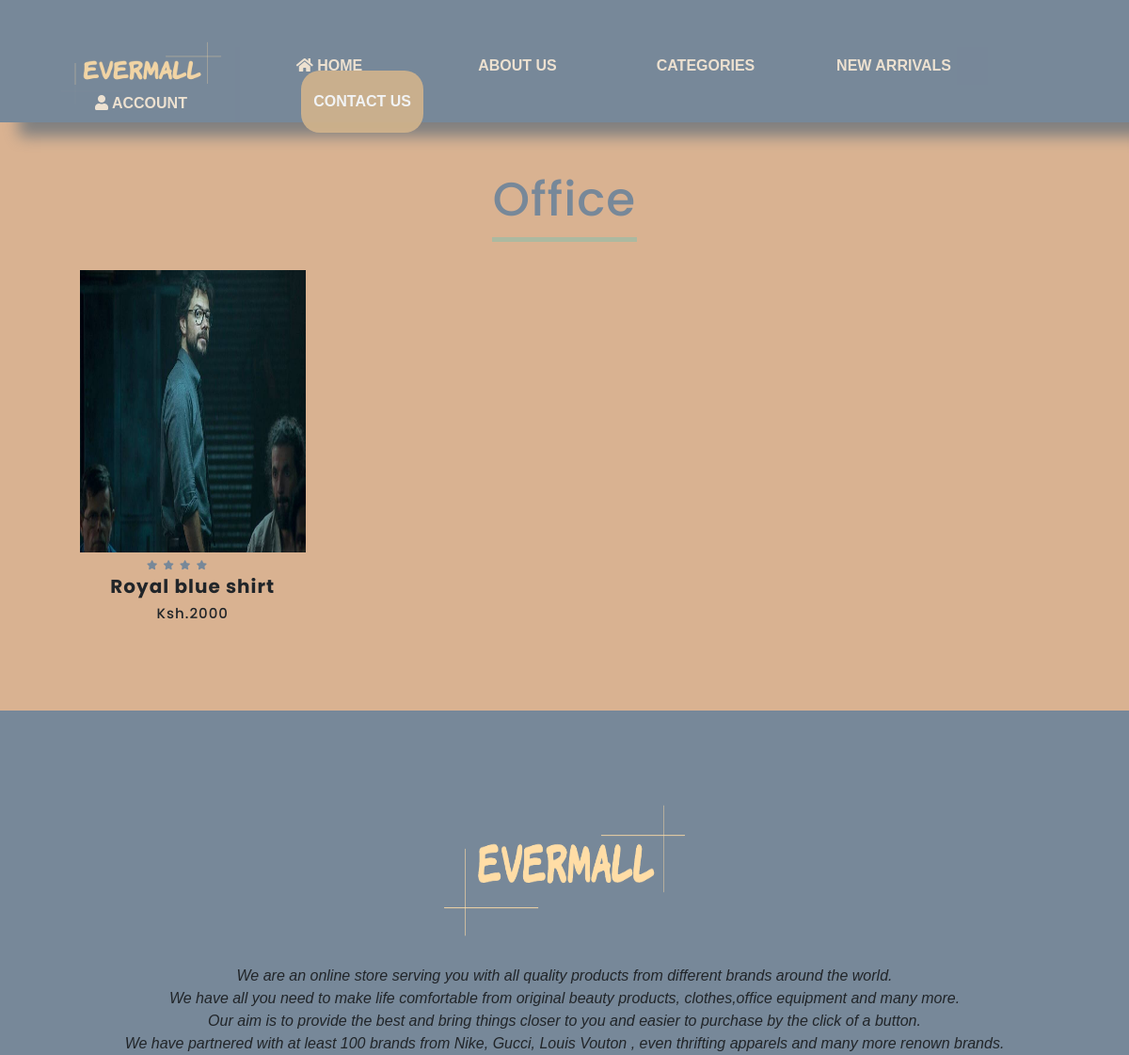
Page /Shop/Office.php (upper part) on the earlier database version.
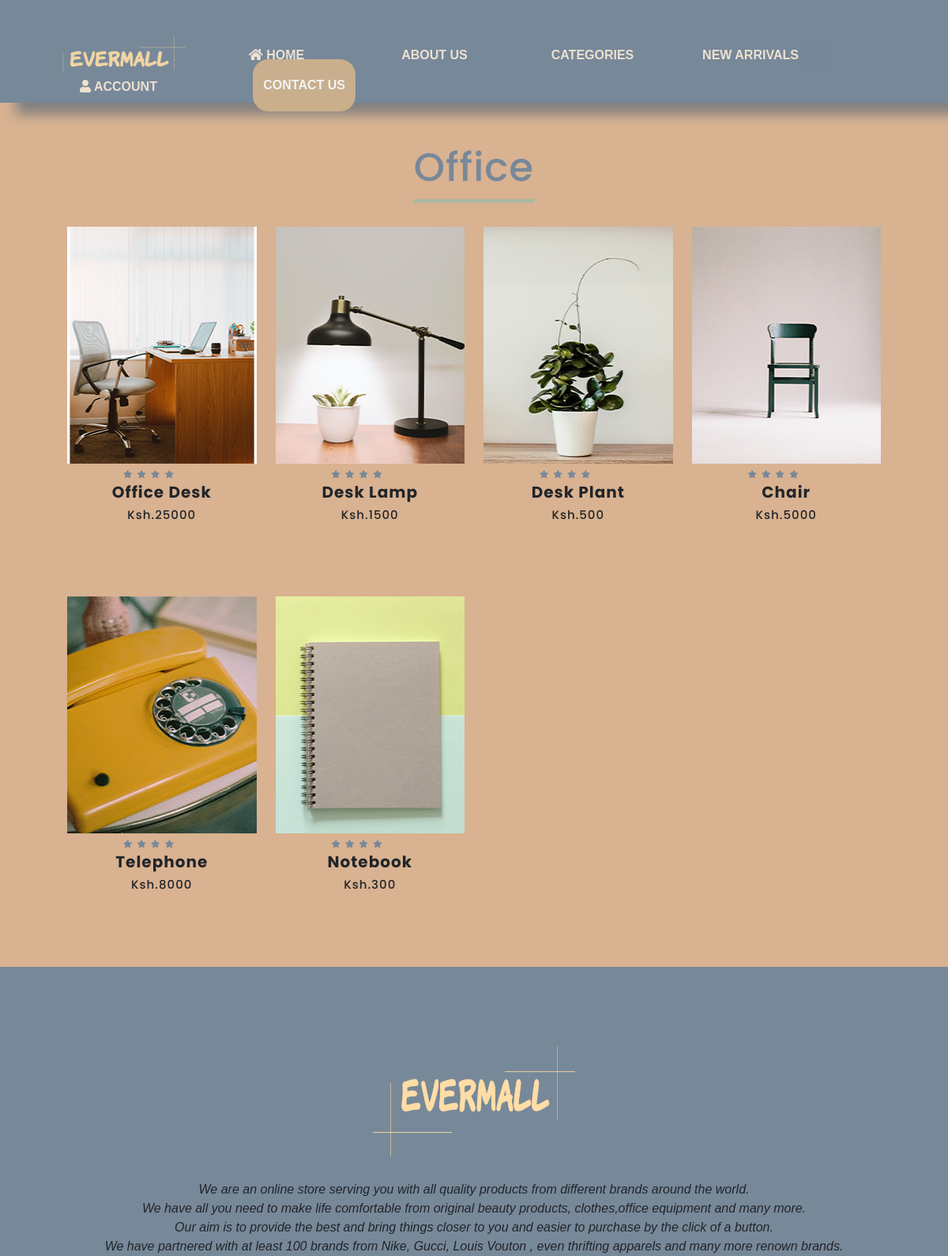
Same page on the later database version.
### tables this page shows
CREATE TABLE `tbl_product` (
  `product_id` int(11) NOT NULL,
  `vendor_id` int(30) NOT NULL,
  `product_name` varchar(25) DEFAULT NULL,
  `product_description` text DEFAULT NULL,
  `product_image` varchar(40) DEFAULT NULL,
  `unit_price` double DEFAULT NULL,
  `available_quantity` int(11) DEFAULT NULL,
  `subcategory_name` text DEFAULT NULL,
  `category_name` text NOT NULL,
  `product_keywords` varchar(50) NOT NULL,
  `created_at` datetime DEFAULT current_timestamp(),
  `updated_at` datetime DEFAULT current_timestamp(),
  `added_by` int(11) DEFAULT NULL,
  `is_deleted` int(11) DEFAULT NULL
);

### Shop/Office.php (the view, shortened to what this page needs)
<?php
require_once('../Admin/connections.php');
$sql="SELECT * FROM tbl_product WHERE category_name='Office'";
$all_product = $conn->query($sql);
?>
<html>
    <head>
        <link rel="stylesheet" href="product2.css">
        <link rel="stylesheet" href="https://stackpath.bootstrapcdn.com/bootstrap/4.3.1/css/bootstrap.min.css">
        <link rel="stylesheet" href="https://stackpath.bootstrapcdn.com/font-awesome/4.7.0/css/font-awesome.min.css">
        <link rel="stylesheet" href="https://cdn.jsdelivr.net/npm/bootstrap@5.2.0-beta1/dist/css/bootstrap.min.css">
	 <link rel="stylesheet" type="text/css" href="https://cdnjs.cloudflare.com/ajax/libs/font-awesome/5.15.1/css/all.min.css">
     <link rel="stylesheet" href="../Index/index.css" >
</head>
<body>
<header>
			<ul>
			<a href="../Index/Index.php">
            <li><img src="../Evermall(White).png" width="300px"></li>
            </a>
			<li><b> <a href="../Index/Index.php"><i class="fa fa-home"></i> HOME </a></b>
			<li><b> <a href="../About/About.php"> ABOUT US </a></b>
			</li>
			<li><b> <a href="../Shop/Shop.php"> CATEGORIES </a></b>
		</li>
			<li><b> <a href="#"> NEW ARRIVALS </a></b>
			</li>
	 <li><b> <a href="../Account/Account.php"><i class="fa fa-user"></i> ACCOUNT </a></b>
	 </li>
	<li id="contact"><b> <a href="../Contact/Contact.php"> CONTACT US  </a></b></li>
</ul>
</header>
<div class="small-container">
        <div class="crazydeals">
        <h1>Office</h1>
        <hr/>
        </div>
        <div class="row">
<?php
	while($row=mysqli_fetch_assoc($all_product)){
?>
    <div class="col-md-3">
        <div class="product-top">
        <img class="" src="../Admin/uploaded_image/<?php echo $row["product_image"]; ?>" width="100%" height="300" alt = "product image">
       <div class="product-bottom text-center">
       <i class="fa fa-star" ></i>
       <i class="fa fa-star"></i>
       <i class="fa fa-star" ></i>
       <i class="fa fa-star" ></i>
       <i class="fa fa-star-half-o" ></i>
       <i class="fa fa-star-o"></i>
       <h3><?php echo $row["product_name"]; ?></h3>
       <h5> Ksh.<?php echo $row["unit_price"]; ?></h5><br>
       </div>
       </div>
    </div>
<?php
};
?>
</div>
</div>
<div class="footer">
	<div class="footer-col">
	   <img class="image" src="../Evermall(White).png">
	     <p> <i>We are an online store serving you with all quality products from different brands around the world. <br>
	     We have all you need to make life comfortable  from original beauty products, clothes,office equipment and many more.<br>Our aim is to provide the best and bring things closer to you and easier to purchase by the click of a button.<br>We have partnered with
	     at least 100 brands from Nike, Gucci, Louis Vouton , even thrifting apparels and many more renown brands.</i> </p>
	</div>
</div>
</body>
</html>

### Shop/product2.css (style rules this page uses)
.small-container { width: 100%; max-width: 1080px; font-family: Poppins , sans-serif; letter-spacing: 1px; margin:auto; padding-left: 25px; padding-right: 25px; }
.small-container h1 { margin-top: 5%; }
.row { margin-top: 30px; }
img { width: 100%; }
.product-bottom .fa { color: lightslategray; font-size: 10px; }
.product-bottom h3 { font-size: 20px; font-weight: bold; }
.product-bottom h5 { font-size: 15px; padding-bottom: 10px; }
.col-md-3 { margin-bottom: 5%; transition: transform 0.5s; justify-content: space-around; }
.image { width:209px !important; height:313px !important; }

### Index/index.css (style rules this page uses)
body { width:100%; background:url("Background cover.jpeg"); background-size: cover; background-position:center; padding: 0; margin: 0; overflow-x: hidden; text-align: center; font-family: 'Barlow',sans-serif; box-sizing:border-box; }
.image { width:400px; height:300px; }
h1 { font-size:50px; color:LightSlateGray; }
header { background-color:LightSlateGray; padding: 50px; padding-bottom: 80px; box-shadow: 20px 15px 15px Gray; }
header li img { width: 200px; float: left; margin-top: -20px; }
header ul { margin: 0; padding: 0; list-style: none; }
header ul li { float: left; width: 200px; height: 40px; background-color: LightSlateGray; opacity: .9; line-height: 40px; text-align: center; }
header ul li a { color:AntiqueWhite; text-decoration: none; padding: 13px; transition: .3s ease; }
header ul #contact a { color: #fff; background-color: Tan; border-radius:20px; float: right; position: relative; top: -15px; transition: .3s ease; }
.crazydeals hr { width: 15%; height:5px; border:none; background:#26ccca; margin:auto; margin-top:10px; margin-bottom:30px; }
.image { width:300px !important; height: 200px !important; }
.footer { margin:0; padding:0; background-color:LightSlateGray; padding: 70px; }

Differences in the rows shown:
no longer on this page (row edited): tbl_product: product_image (picture), product_name "Royal blue shirt", unit_price "2000"
added tbl_product: product_image (picture), product_name "Office Desk", unit_price "25000"
added tbl_product: product_image (picture), product_name "Desk Lamp", unit_price "1500"
added tbl_product: product_image (picture), product_name "Desk Plant", unit_price "500"
added tbl_product: product_image (picture), product_name "Chair", unit_price "5000"
added tbl_product: product_image (picture), product_name "Telephone", unit_price "8000"
added tbl_product: product_image (picture), product_name "Notebook", unit_price "300"
